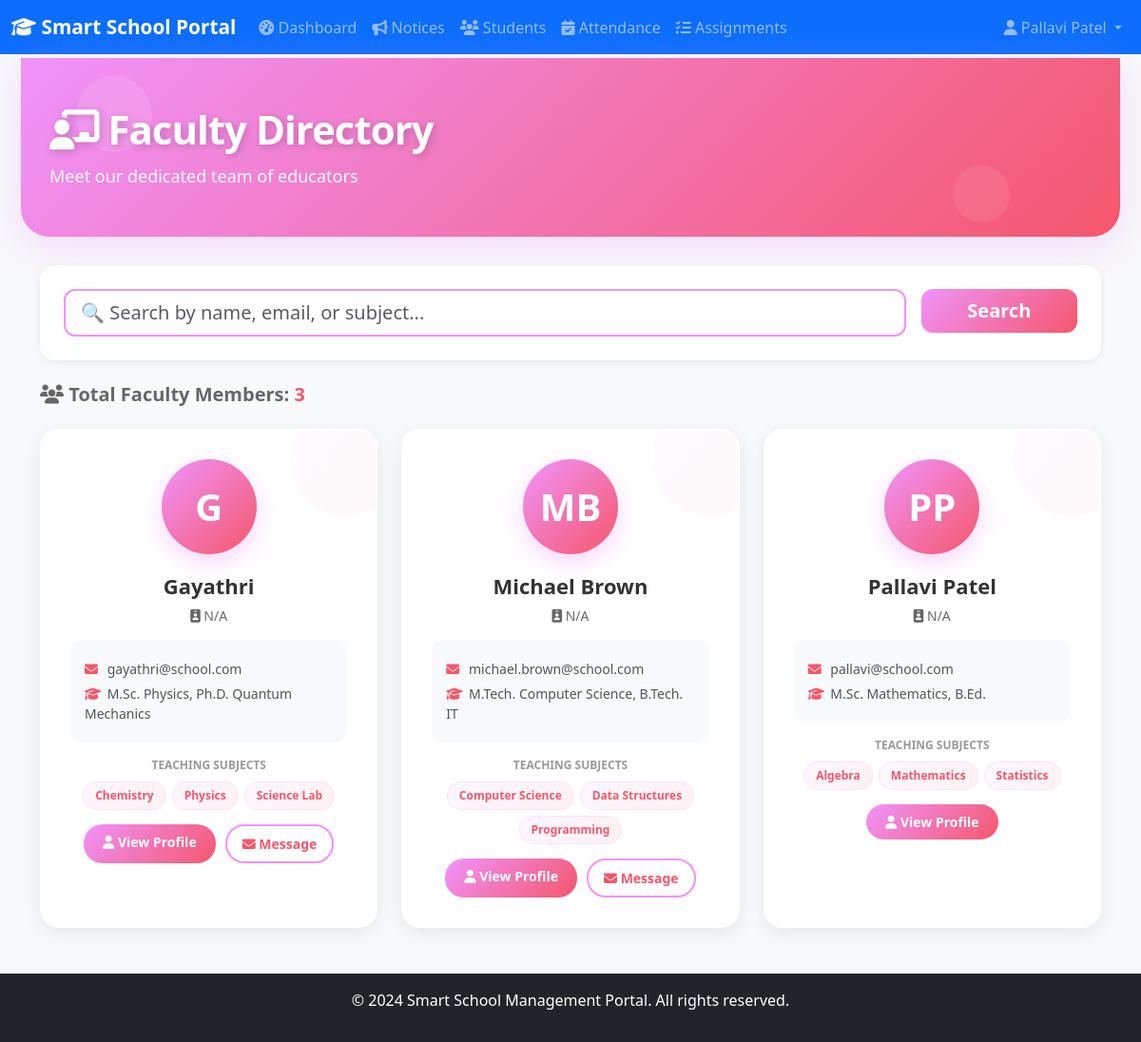
Screenshot of /teachers/ (signed in) with the database file from the repository.
### school/models.py (models this page shows, shortened)
class User(AbstractUser):
    ROLE_CHOICES = (
        ('admin', 'Admin'),
        ('teacher', 'Teacher'),
        ('student', 'Student'),
    )
    role = models.CharField(
        max_length=20,
        choices=ROLE_CHOICES,
        help_text="User role in the system"
    )
    phone = models.CharField(max_length=20, blank=True, null=True)
    address = models.TextField(blank=True, null=True)
    date_of_birth = models.DateField(blank=True, null=True)
    profile_picture = models.ImageField(
        upload_to='profile_pictures/',
        blank=True,
        null=True
    )
    class Meta:
        verbose_name = 'User'
        verbose_name_plural = 'Users'
        ordering = ['username']
    def get_full_name(self):
        full_name = f"{self.first_name} {self.last_name}".strip()
        return full_name if full_name else self.username

class Teacher(models.Model):
    user = models.OneToOneField(
        User,
        on_delete=models.CASCADE,
        related_name='teacher_profile'
    )
    subjects = models.ManyToManyField(
        Subject,
        blank=True,
        related_name='teachers'
    )
    qualification = models.CharField(max_length=200, blank=True, null=True)
    experience_years = models.IntegerField(
        default=0,
        validators=[MinValueValidator(0)]
    )
    joining_date = models.DateField(default=timezone.now)
    is_active = models.BooleanField(default=True)
    class Meta:
        verbose_name = 'Teacher'
        verbose_name_plural = 'Teachers'
        ordering = ['user__first_name', 'user__last_name']

class Subject(models.Model):
    name = models.CharField(
        max_length=100,
        unique=True,
        help_text="Subject name"
    )
    code = models.CharField(
        max_length=20,
        blank=True,
        null=True,
        unique=True,
        help_text="Subject code (e.g., MATH101)"
    )
    description = models.TextField(blank=True, null=True)
    created_at = models.DateTimeField(default=timezone.now)
    class Meta:
        verbose_name = 'Subject'
        verbose_name_plural = 'Subjects'
        ordering = ['name']

### school/views.py (the view, shortened to what this page needs)
# urls.py: path('teachers/', views.teacher_list, name='teacher_list'),
@login_required
def teacher_list(request):
    teachers = Teacher.objects.select_related('user').prefetch_related('subjects').filter(is_active=True)
    search_query = request.GET.get('search', '')
    return render(request, 'school/teacher_list.html', {
        'teachers': teachers,
        'search_query': search_query
    })

### templates/school/teacher_list.html (shortened to what this page needs)
{% extends 'base.html' %}
{% block content %}
<div style="position: relative; margin: -20px -20px 30px -20px; padding: 40px 30px; background: linear-gradient(135deg, #f093fb 0%, #f5576c 100%); border-radius: 0 0 30px 30px; overflow: hidden; box-shadow: 0 10px 40px rgba(240, 147, 251, 0.3);">
    <div style="position: absolute; top: 0; left: 0; width: 100%; height: 100%; overflow: hidden;">
        <div style="position: absolute; width: 80px; height: 80px; background: rgba(255,255,255,0.1); border-radius: 50%; top: 10%; left: 5%; animation: float-particle 15s ease-in-out infinite;"></div>
        <div style="position: absolute; width: 60px; height: 60px; background: rgba(255,255,255,0.08); border-radius: 50%; top: 60%; right: 10%; animation: float-particle 12s ease-in-out infinite 2s;"></div>
    </div>
    <div style="position: relative; z-index: 10; color: white;">
        <h2 style="font-size: 42px; font-weight: 800; margin: 10px 0; text-shadow: 2px 2px 8px rgba(0,0,0,0.2); letter-spacing: -1px;">
            <i class="fas fa-chalkboard-teacher"></i> Faculty Directory
        </h2>
        <p style="font-size: 18px; opacity: 0.95; margin: 10px 0;">
            Meet our dedicated team of educators
        </p>
    </div>
</div>
<div class="row mb-4">
    <div class="col-md-12">
        <div class="card border-0 shadow-sm" style="border-radius: 15px;">
            <div class="card-body" style="padding: 25px;">
                <form method="get" class="row g-3">
                    <div class="col-md-10">
                        <input type="text" name="search" class="form-control form-control-lg" placeholder="🔍 Search by name, email, or subject..." value="{{ search_query }}" style="border-radius: 12px; border: 2px solid #f093fb;">
                    </div>
                    <div class="col-md-2">
                        <button type="submit" class="btn btn-lg w-100" style="background: linear-gradient(135deg, #f093fb 0%, #f5576c 100%); color: white; border: none; border-radius: 12px; font-weight: 700;">
                            Search
                        </button>
                    </div>
                </form>
            </div>
        </div>
    </div>
</div>
<div class="mb-4">
    <h5 style="font-weight: 700; color: #666;">
        <i class="fas fa-users"></i> Total Faculty Members: <span style="color: #f5576c;">{{ teachers.count }}</span>
    </h5>
</div>
{% if teachers %}
    <div style="display: grid; grid-template-columns: repeat(auto-fill, minmax(320px, 1fr)); gap: 25px;">
        {% for teacher in teachers %}
            <div class="teacher-card" style="background: white; border-radius: 20px; padding: 30px; box-shadow: 0 5px 20px rgba(0,0,0,0.08); position: relative; overflow: hidden; transition: all 0.3s; border: 2px solid transparent;" onmouseover="this.style.transform='translateY(-8px)'; this.style.boxShadow='0 12px 35px rgba(240, 147, 251, 0.3)'; this.style.borderColor='#f093fb';" onmouseout="this.style.transform='translateY(0)'; this.style.boxShadow='0 5px 20px rgba(0,0,0,0.08)'; this.style.borderColor='transparent';">
                <div style="position: absolute; top: -30px; right: -30px; width: 120px; height: 120px; background: linear-gradient(135deg, #f093fb15 0%, #f5576c15 100%); border-radius: 50%; opacity: 0.5;"></div>
                <div style="position: relative; z-index: 10;">
                    <div style="width: 100px; height: 100px; margin: 0 auto 20px auto; border-radius: 50%; background: linear-gradient(135deg, #f093fb 0%, #f5576c 100%); display: flex; align-items: center; justify-content: center; color: white; font-size: 40px; font-weight: 800; box-shadow: 0 8px 25px rgba(240, 147, 251, 0.4);">
                        {% if teacher.user.first_name %}
                            {{ teacher.user.first_name|slice:":1"|upper }}{{ teacher.user.last_name|slice:":1"|upper }}
                        {% else %}
                            {{ teacher.user.username|slice:":2"|upper }}
                        {% endif %}
                    </div>
                    <div style="text-align: center;">
                        <h5 style="font-size: 22px; font-weight: 800; color: #333; margin-bottom: 8px;">
                            {{ teacher.user.get_full_name|default:teacher.user.username }}
                        </h5>
                        <p style="color: #666; font-size: 14px; margin-bottom: 15px;">
                            <i class="fas fa-id-badge"></i> {{ teacher.employee_id|default:"N/A" }}
                        </p>
                        <div style="background: #f8f9fa; padding: 15px; border-radius: 12px; margin-bottom: 15px; text-align: left;">
                            <p style="font-size: 14px; margin: 5px 0; color: #555;">
                                <i class="fas fa-envelope" style="color: #f5576c; width: 20px;"></i> {{ teacher.user.email }}
                            </p>
                            {% if teacher.qualification %}
                                <p style="font-size: 14px; margin: 5px 0; color: #555;">
                                    <i class="fas fa-graduation-cap" style="color: #f5576c; width: 20px;"></i> {{ teacher.qualification }}
                                </p>
                            {% endif %}
                        </div>
                        <div style="margin-bottom: 15px;">
                            <p style="font-size: 12px; font-weight: 700; color: #999; text-transform: uppercase; margin-bottom: 8px;">Teaching Subjects</p>
                            <div style="display: flex; flex-wrap: wrap; gap: 6px; justify-content: center;">
                                {% for subject in teacher.subjects.all %}
                                    <span style="background: linear-gradient(135deg, #f093fb15 0%, #f5576c15 100%); color: #f5576c; padding: 5px 12px; border-radius: 15px; font-size: 12px; font-weight: 600; border: 1px solid #f093fb30;">
                                        {{ subject.name }}
                                    </span>
                                {% empty %}
                                    <span style="color: #999; font-size: 12px;">No subjects assigned</span>
                                {% endfor %}
                            </div>
                        </div>
                        <div style="display: flex; gap: 10px; justify-content: center;">
                            <a href="{% url 'teacher_detail' teacher.pk %}" class="btn btn-sm" style="background: linear-gradient(135deg, #f093fb 0%, #f5576c 100%); color: white; border: none; border-radius: 20px; padding: 8px 20px; font-weight: 700; transition: all 0.3s;" onmouseover="this.style.transform='scale(1.05)'; this.style.boxShadow='0 5px 15px rgba(240, 147, 251, 0.4)';" onmouseout="this.style.transform='scale(1)'; this.style.boxShadow='none';">
                                <i class="fas fa-user"></i> View Profile
                            </a>
                            {% if user.is_authenticated and user != teacher.user %}
                                <a href="{% url 'send_message' %}?recipient={{ teacher.user.pk }}" class="btn btn-sm" style="background: white; color: #f5576c; border: 2px solid #f093fb; border-radius: 20px; padding: 8px 16px; font-weight: 700; transition: all 0.3s; text-decoration: none;" onmouseover="this.style.background='#f093fb15';" onmouseout="this.style.background='white';">
                                    <i class="fas fa-envelope"></i> Message
                                </a>
                            {% endif %}
                        </div>
                    </div>
                </div>
            </div>
        {% endfor %}
    </div>
{% endif %}
{% endblock %}

### templates/base.html (shortened to what this page needs)
<!DOCTYPE html>
<html lang="en">
<head>
    <link href="https://cdn.jsdelivr.net/npm/bootstrap@5.3.0/dist/css/bootstrap.min.css" rel="stylesheet">
    <link rel="stylesheet" href="https://cdnjs.cloudflare.com/ajax/libs/font-awesome/6.4.0/css/all.min.css">
    {% load static %}
    <link rel="stylesheet" href="{% static 'css/style.css' %}">
</head>
<body>
    <nav class="navbar navbar-expand-lg navbar-dark bg-primary">
        <div class="container-fluid">
            <a class="navbar-brand" href="{% url 'home' %}">
                <i class="fas fa-graduation-cap"></i> Smart School Portal
            </a>
            <div class="collapse navbar-collapse" id="navbarNav">
                <ul class="navbar-nav me-auto">
                    {% if user.is_authenticated %}
                        <li class="nav-item">
                            <a class="nav-link" href="{% url 'dashboard' %}">
                                <i class="fas fa-tachometer-alt"></i> Dashboard
                            </a>
                        </li>
                        <li class="nav-item">
                            <a class="nav-link" href="{% url 'notice_list' %}">
                                <i class="fas fa-bullhorn"></i> Notices
                            </a>
                        </li>
                        {% if user.role == 'student' %}
                            <li class="nav-item">
                                <a class="nav-link" href="{% url 'assignment_list' %}">
                                    <i class="fas fa-tasks"></i> Assignments
                                </a>
                            </li>
                            <li class="nav-item">
                                <a class="nav-link" href="{% url 'result_list' %}">
                                    <i class="fas fa-chart-line"></i> Results
                                </a>
                            </li>
                        {% elif user.role == 'teacher' %}
                            <li class="nav-item">
                                <a class="nav-link" href="{% url 'student_list' %}">
                                    <i class="fas fa-users"></i> Students
                                </a>
                            </li>
                            <li class="nav-item">
                                <a class="nav-link" href="{% url 'attendance_list' %}">
                                    <i class="fas fa-calendar-check"></i> Attendance
                                </a>
                            </li>
                            <li class="nav-item">
                                <a class="nav-link" href="{% url 'assignment_list' %}">
                                    <i class="fas fa-tasks"></i> Assignments
                                </a>
                            </li>
                        {% endif %}
                    {% endif %}
                </ul>
                <ul class="navbar-nav">
                    {% if user.is_authenticated %}
                        <li class="nav-item dropdown">
                            <a class="nav-link dropdown-toggle" href="#" id="navbarDropdown" role="button" data-bs-toggle="dropdown">
                                <i class="fas fa-user"></i> {{ user.get_full_name|default:user.username }}
                            </a>
                        </li>
                    {% endif %}
                </ul>
            </div>
        </div>
    </nav>
    <main class="container my-4">
        {% block content %}{% endblock %}
    </main>
    <footer class="bg-dark text-white text-center py-3 mt-5">
        <div class="container">
            <p>&copy; 2024 Smart School Management Portal. All rights reserved.</p>
        </div>
    </footer>
</body>
</html>

### static/css/style.css (style rules this page uses)
:root { --primary-color: #0d6efd; --secondary-color: #6c757d; --success-color: #198754; --danger-color: #dc3545; --warning-color: #ffc107; --info-color: #0dcaf0; }
body { font-family: 'Segoe UI', Tahoma, Geneva, Verdana, sans-serif; background-color: #f8f9fa; }
.navbar-brand { font-weight: bold; font-size: 1.3rem; }
.card { border-radius: 15px; box-shadow: 0 4px 6px rgba(0,0,0,0.1); transition: transform 0.3s, box-shadow 0.3s; overflow: hidden; }
.shadow-sm { box-shadow: 0 2px 8px rgba(0,0,0,0.08) !important; }
.btn { border-radius: 5px; transition: all 0.3s ease; }
footer { margin-top: auto; }
.container { animation: fadeIn 0.5s ease-in; }
.fas, .far, .fab { transition: all 0.3s ease; }

### templates/school/teacher_list.html (style rules this page uses)
.teacher-card { animation: slideInUp 0.5s ease-out; }
.teacher-card:nth-child(1) { animation-delay: 0.1s; }
.teacher-card:nth-child(2) { animation-delay: 0.2s; }
.teacher-card:nth-child(3) { animation-delay: 0.3s; }

### rows the page displays
User: get_full_name "Pallavi Patel"
Teacher: user.first_name "G", user.get_full_name "Gayathri", employee_id "N/A", user.email "gayathri@school.com", qualification "M.Sc. Physics, Ph.D. Quantum Mechanics"
Subject: name "Chemistry"
Subject: name "Physics"
Subject: name "Science Lab"
Teacher: user.first_name "M", user.last_name "B", user.get_full_name "Michael Brown", employee_id "N/A", user.email "michael.brown@school.com", qualification "M.Tech. Computer Science, B.Tech. IT"
Subject: name "Computer Science"
Subject: name "Data Structures"
Subject: name "Programming"
Teacher: user.first_name "P", user.last_name "P", user.get_full_name "Pallavi Patel", employee_id "N/A", user.email "pallavi@school.com", qualification "M.Sc. Mathematics, B.Ed."
Subject: name "Algebra"
Subject: name "Mathematics"
Subject: name "Statistics"

### other values shown
{{ teachers.count }} "3"
